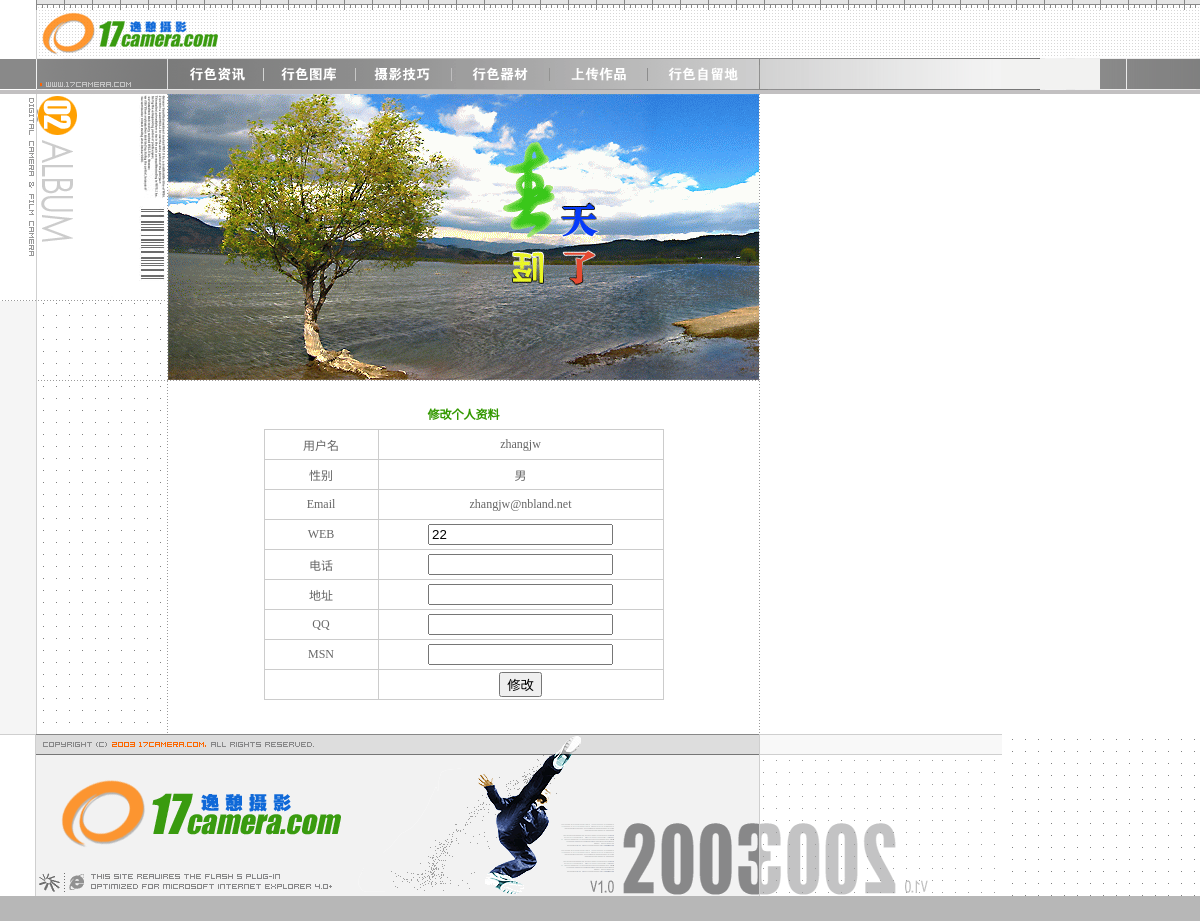
Screenshot of /site/user/pic_mod/modi_user.php (signed in) with the database file from the repository.
### tables this page shows
CREATE TABLE `users` (
  `userid` int(11) NOT NULL auto_increment,
  `username` varchar(50) default NULL,
  `password` varchar(50) default NULL,
  `sex` varchar(50) default NULL,
  `tele` varchar(50) default NULL,
  `address` varchar(50) default NULL,
  `email` varchar(50) default NULL,
  `web` varchar(50) default NULL,
  `flag` int(11) default '1',
  `dat` datetime default NULL,
  `jf_dat` datetime default NULL,
  `jf_je` int(11) default NULL,
  `jf_dq` datetime default NULL,
  `status` int(11) default '1',
  `jhhao` varchar(50) default NULL,
  `qq` varchar(50) default NULL,
  `msn` varchar(50) default NULL,
  `xc_dj` int(11) default '0',
  `xc_tj` varchar(50) default NULL,
  `tj_pic` varchar(50) default NULL,
  `tj_dat` datetime default NULL,
  PRIMARY KEY  (`userid`)
);

### site/user/pic_mod/modi_user.php (the view, shortened to what this page needs)
<?
  $loginname=$_SESSION["loginname"];
  include '../../conn.php';
?>
<?
$sql="select * from users where username='".$loginname."'";
$result = mysql_query($sql,$db) or die("Query failed : " . mysql_error());
$rs = mysql_fetch_array($result);
?>
<html>
<head>
<link href="../../images/main.css" rel="stylesheet" type="text/css">
</head>
<body leftmargin="0" topmargin="0" marginwidth="0" marginheight="0">
<table width="100%" border="0" cellspacing="0" cellpadding="0">
  <tr>
    <td><table width="100%" border="0" cellspacing="0" cellpadding="0">
        <tr>
          <td width="3%"><table width="36" border="0" cellspacing="0" cellpadding="0">
              <tr>
                <td height="10"></td>
              </tr>
            </table></td>
          <td width="97%" height="10" background="../../images/topchi.gif"></td>
        </tr>
      </table>
      <table width="100%" border="0" cellspacing="0" cellpadding="0">
        <tr>
          <td width="3%"><table width="36" border="0" cellspacing="0" cellpadding="0">
              <tr>
                <td height="10"></td>
              </tr>
            </table></td>
          <td width="97%" background="../../images/topbg.gif">
            <table width="724" border="0" cellspacing="0" cellpadding="0">
              <tr>
                <td width="723" height="48"><a href=""><img src="../../images/logo.gif" width="181" height="48" border="0"></a></td>
              </tr>
            </table>
          </td>
        </tr>
      </table></td>
  </tr>
</table>
<table width="100%" border="0" cellspacing="0" cellpadding="0">
  <tr>
    <td width="3%" height="1"> <table width="36" border="0" cellspacing="0" cellpadding="0">
        <tr>
          <td height="1"></td>
        </tr>
      </table></td>
    <td width="97%" height="1" background="../images/sens_top_menu_line.gif">
      <table width="724" border="0" cellspacing="0" cellpadding="0">
        <tr>
        </tr>
      </table></td>
  </tr>
</table>
<table width="100%" border="0" cellpadding="0" cellspacing="0" background="../../images/dhbg.gif">
  <tr>
    <td width="3%" bgcolor="#898989"> <table width="36" border="0" cellspacing="0" cellpadding="0">
        <tr>
          <td height="10"></td>
        </tr>
      </table></td>
    <td width="97%"> <table width="724" border="0" cellspacing="0" cellpadding="0">
        <tr>
          <td width="723" height="30"> <table width="723" border="0" cellspacing="0" cellpadding="0">
              <tr>
                <td width="130"><img src="../../images/dh01.gif" width="130" height="30"></td>
                <td width="593"><table width="593" border="0" cellspacing="0" cellpadding="0">
                    <tr>
                      <td width="592"><img src="../../images/dh.gif" width="592" height="30" border="0" usemap="#Map"></td>
                    </tr>
                  </table></td>
              </tr>
            </table></td>
        </tr>
      </table></td>
  </tr>
</table>
<table width="100%" border="0" cellspacing="0" cellpadding="0">
  <tr>
    <td width="3%" height="1"> <table width="36" border="0" cellspacing="0" cellpadding="0">
        <tr>
          <td height="1"></td>
        </tr>
      </table></td>
    <td width="97%" height="1" background="../../images/sens_top_menu_line.gif">
      <table width="724" border="0" cellspacing="0" cellpadding="0">
        <tr>
        </tr>
      </table>
    </td>
  </tr>
</table>
<table width="100%" border="0" cellspacing="0" cellpadding="0">
  <tr>
    <td height="4" bgcolor="#C2C0C1"></td>
  </tr>
</table>
<table width="760" border="0" cellspacing="0" cellpadding="0">
  <tr>
    <td width="36" align="left" valign="top" bgcolor="#F5F5F5"> <table width="100%" border="0" cellspacing="0" cellpadding="0">
        <tr>
          <td align="right" valign="top"><img src="../../images/sens_left_back1.gif" width="36" height="207"></td>
        </tr>
      </table></td>
    <td width="724" align="left" valign="top"> <table width="724" border="0" cellspacing="0" cellpadding="0">
        <tr>
          <td width="723"><table width="723" border="0" cellspacing="0" cellpadding="0">
              <tr>
                <td width="130" valign="top" background="../../images/sens_main_1pixcel_line.gif">
                  <table width="100%" border="0" cellspacing="0" cellpadding="0">
                    <tr>
                      <td><img src="../../images/02zuo.gif" width="130" height="206"></td>
                    </tr>
                  </table>
                  <table width="100%" border="0" cellspacing="0" cellpadding="0">
                    <tr>
                      <td height="1" background="../../images/hendian.gif"></td>
                    </tr>
                  </table></td>
                <td width="591" align="left" valign="top"><table width="100%" border="0" cellspacing="0" cellpadding="0">
                    <tr>
                      <td><img src="../../images/sens_main_top_baner.gif" width="591" height="206"></td>
                    </tr>
                  </table>
                  <table width="100%" border="0" cellspacing="0" cellpadding="0">
                    <tr>
                      <td><img src="../../images/sens_main_top_baner_footer.gif" width="591" height="80"></td>
                    </tr>
                  </table></td>
              </tr>
            </table>
            <table width="100%" border="0" cellspacing="0" cellpadding="0">
              <tr>
              </tr>
            </table>
            <table width="100%" border="0" cellspacing="0" cellpadding="0">
              <tr>
                <td><table width="100%" border="0" cellspacing="0" cellpadding="0">
                    <tr>
                      <td background="../../images/sens_main_1pixcel_line.gif"> <table width="723" border="0" cellspacing="0" cellpadding="0">
                          <tr>
                            <td width="722" height="101" align="left" valign="top"><table width="722" border="0" cellspacing="0" cellpadding="0">
                                <tr>
                                  <td width="130" align="center" valign="top" background="../../images/sens_main_1pixcel_line.gif" bgcolor="#FFFFFF">&nbsp;
                                  </td>
                                  <td width="591" align="center" valign="top" bgcolor="#FFFFFF"><table width="500" border="0" cellspacing="0" cellpadding="0">
                                      <tr>
                                        <td>&nbsp;</td>
                                      </tr>
                                    </table>
                                    <table width="100%" border="0" cellspacing="0" cellpadding="0">
                                      <tr>
                                        <td height="30" align="center" class="green"><b>修改个人资料</b></td>
                                      </tr>
                                    </table>
                                    <table width="500" border="0" cellspacing="0" cellpadding="0">
                                      <tr>
                                        <td><form name="form1" method="post" action="modi_user1.php">
                                            <table width="400" border="1" align="center" cellpadding="0" cellspacing="0" bordercolor="#CCCCCC" style="border-collapse: collapse">
                                              <tr class="main">
                                                <td width="111" height="30" align="center">用户名</td>
                                                <td width="279" align="center"><? echo $loginname; ?></td>
    </tr>
                                              <tr class="main">
                                                <td height="30" align="center">性别</td>
                                                <td align="center"><? echo $rs["sex"]; ?></td>
    </tr>
                                              <tr class="main">
                                                <td height="30" align="center">Email</td>
                                                <td align="center"><? echo $rs["email"]; ?></td>
    </tr>
                                              <tr class="main">
                                                <td height="30" align="center">WEB</td>
                                                <td align="center">
                                                  <input name="web" type="text" id="web" value="<? echo $rs["web"]; ?>"></td>
    </tr>
                                              <tr class="main">
                                                <td height="30" align="center">电话</td>
                                                <td align="center">
                                                  <input name="tele" type="text" id="tele" value="<? echo $rs["tele"]; ?>"></td>
    </tr>
                                              <tr class="main">
                                                <td height="30" align="center">地址</td>
                                                <td align="center">
                                                  <input name="address" type="text" id="address" value="<? echo $rs["address"]; ?>"></td>
    </tr>
                                              <tr class="main">
                                                <td height="30" align="center">QQ</td>
                                                <td align="center">
                                                  <input name="qq" type="text" id="qq" value="<? echo $rs["qq"]; ?>"></td>
    </tr>
                                              <tr class="main">
                                                <td height="30" align="center">MSN</td>
                                                <td align="center">
                                                  <input name="msn" type="text" id="msn" value="<? echo $rs["msn"]; ?>"></td>
    </tr>
                                              <tr class="main">
                                                <td height="30" align="center">&nbsp;</td>
                                                <td align="center">
                                                  <input type="submit" name="Submit" value="修改"></td>
    </tr>
  </table>
</form></td>
                                      </tr>
                                    </table>
                                    <table width="100%" border="0" cellspacing="0" cellpadding="0">
                                      <tr>
                                        <td>&nbsp;</td>
                                      </tr>
                                    </table>
                                  </td>
                                </tr>
                              </table></td>
                          </tr>
                        </table></td>
                    </tr>
                  </table></td>
              </tr>
            </table></td>
        </tr>
      </table></td>
  </tr>
</table>
<TABLE cellSpacing=0 cellPadding=0 width="100%">
  <TBODY>
    <TR>
      <TD width=36 height=162 align="left" valign="top" background=../../images/sens_footer_left_b01.gif><table width="100%" border="0" cellspacing="0" cellpadding="0">
          <tr>
            <td height="1" bgcolor="#CFCFCF"></td>
          </tr>
        </table></TD>
      <TD vAlign=top width=722> <TABLE cellSpacing=0 cellPadding=0 width="100%">
          <TBODY>
            <TR>
              <TD width=720
          bgColor=#dddddd height=21><img src="../../images/ditop.gif" width="723" height="21"></TD>
            </TR>
            <TR>
              <TD bgColor=#f2f2f2><table width="100%" border="0" cellspacing="0" cellpadding="0">
                  <tr>
                    <td width="16%"><table width="100%" border="0" cellspacing="0" cellpadding="0">
                        <tr>
                          <td height="113"><img src="../../images/biglogo.gif" width="347" height="113"></td>
                        </tr>
                        <tr>
                          <td><img src="../../images/sens_footer_logo2.gif" width="347" height="28"></td>
                        </tr>
                      </table></td>
                    <td width="84%"><img src="../../images/ditu.gif" width="376" height="141"></td>
                  </tr>
                </table></TD>
            </TR>
          </TBODY>
        </TABLE></TD>
      <TD align="left" valign="top" background="../../images/sens_main_1pixcel_line.gif"><img src="../../images/diyou.gif" width="243" height="162"></TD>
    </TR>
  </TBODY>
</TABLE>
<TABLE cellSpacing=0 cellPadding=0 width="100%">
  <TBODY>
    <TR>
      <TD vAlign=bottom align=middle width=724 bgColor=#b7b7b7 height=25>&nbsp;</TD>
      <TD bgColor=#b7b7b7 height=17></TD>
    </TR>
  </TBODY>
</TABLE>
</body>
</html>

### site/images/main.css (style rules this page uses)
.main { font-size: 9pt; color: #666666; text-decoration: none; }
.green { font-size: 9pt; color: #339900; text-decoration: none; }

### rows the page displays
users: sex "男", email "zhangjw@nbland.net", web "22"

### other values shown
$loginname "zhangjw"
